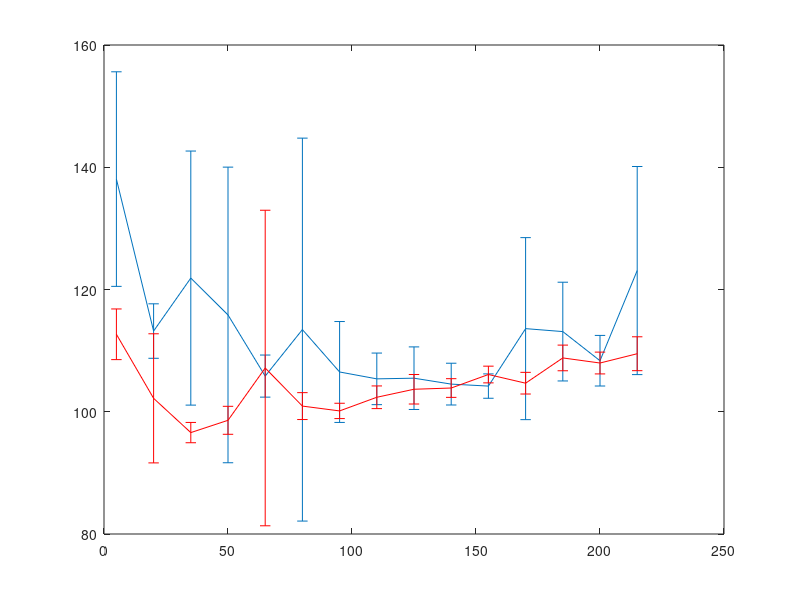

Reproduce this figure in MATLAB.
%%Script
load OutcomeExp_CompareGaus
dg1 = DataGaus{2}.PerGausM;
sg1 = DataGaus{2}.PerGausS;
load OutcomeExp_CompareGaus2
dg2 = DataGaus{2}.PerGausM;
sg2 = DataGaus{2}.PerGausS;
errorbar(5:15:215,[dg1 dg2],[sg1 sg2])

load OutcomeExp_ComparePois
dp1 = DataPois{2}.PerPoisM;
sp1 = DataPois{2}.PerPoisS;
load OutcomeExp_ComparePois2
dp2 = DataPois{2}.PerPoisM;
sp2 = DataPois{2}.PerPoisS;
hold on
errorbar(5:15:215,[dp1 dp2],[sp1 sp2],'r')